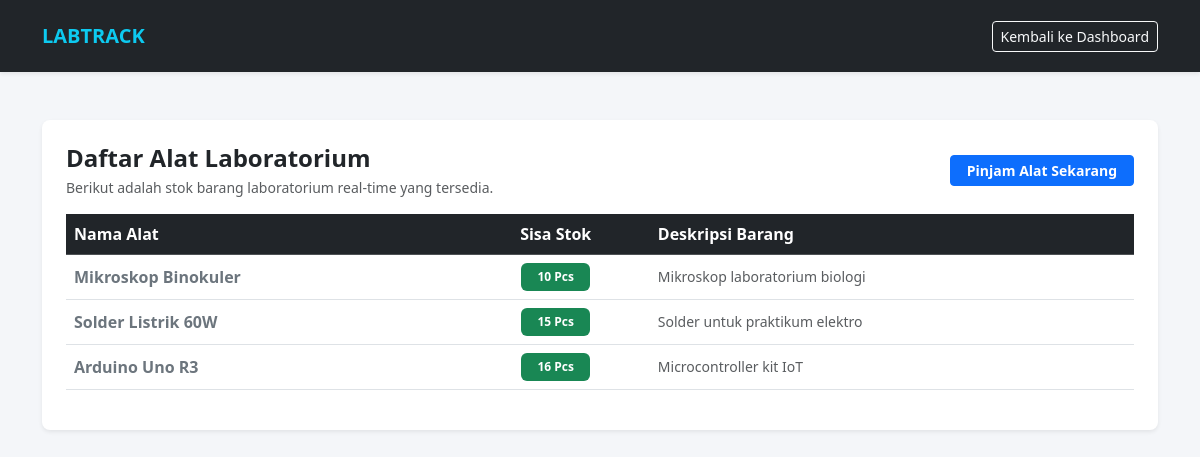
Screenshot of /katalog.php (signed in) with the database file from the repository.
### tables this page shows
CREATE TABLE `inventaris` (
  `id_alat` int NOT NULL AUTO_INCREMENT,
  `nama_alat` varchar(100) NOT NULL,
  `stok` int NOT NULL,
  `deskripsi` text,
  PRIMARY KEY (`id_alat`)
);

### katalog.php (the view, shortened to what this page needs)
<?php
include 'config/db.php';
$katalog = mysqli_query($conn, "SELECT * FROM inventaris");
?>
<!DOCTYPE html>
<html lang="id">
<head>
    <link href="https://cdn.jsdelivr.net/npm/bootstrap@5.3.3/dist/css/bootstrap.min.css" rel="stylesheet">
    <link href="assets/css/style.css" rel="stylesheet">
</head>
<body>
<nav class="navbar navbar-expand-lg navbar-dark bg-dark shadow-sm py-3">
    <div class="container">
        <a class="navbar-brand fw-bold text-info" href="dashboard.php">LABTRACK</a>
        <a href="dashboard.php" class="btn btn-sm btn-outline-light">Kembali ke Dashboard</a>
    </div>
</nav>
<div class="container my-5">
    <div class="card border-0 shadow-sm p-4 bg-white rounded-3">
        <div class="d-flex justify-content-between align-items-center mb-3">
            <div>
                <h4 class="fw-bold text-dark mb-1">Daftar Alat Laboratorium</h4>
                <p class="text-muted small mb-0">Berikut adalah stok barang laboratorium real-time yang tersedia.</p>
            </div>
            <a href="form_pinjam.php" class="btn btn-primary fw-bold btn-sm px-3">Pinjam Alat Sekarang</a>
        </div>
        <div class="table-responsive">
            <table class="table table-hover align-middle">
                <thead class="table-dark">
                    <tr>
                        <th>Nama Alat</th>
                        <th class="text-center">Sisa Stok</th>
                        <th>Deskripsi Barang</th>
                    </tr>
                </thead>
                <tbody>
                    <?php if(mysqli_num_rows($katalog) > 0): ?>
                        <?php while($row = mysqli_fetch_assoc($katalog)): ?>
                        <tr>
                            <td class="fw-bold text-secondary"><?php echo $row['nama_alat']; ?></td>
                            <td class="text-center">
                                <?php if($row['stok'] > 0): ?>
                                    <span class="badge bg-success py-2 px-3"><?php echo $row['stok']; ?> Pcs</span>
                                <?php else: ?>
                                    <span class="badge bg-danger py-2 px-3">Habis</span>
                                <?php endif; ?>
                            </td>
                            <td class="small text-muted"><?php echo $row['deskripsi']; ?></td>
                        </tr>
                        <?php endwhile; ?>
                    <?php else: ?>
                        <tr>
                            <td colspan="3" class="text-center text-muted">Belum ada data inventaris alat.</td>
                        </tr>
                    <?php endif; ?>
                </tbody>
            </table>
        </div>
    </div>
</div>
</body>
</html>

### assets/style.css (style rules this page uses)
body { background-color: #f4f6f9; font-family: 'Segoe UI', Tahoma, Geneva, Verdana, sans-serif; }

### rows the page displays
inventaris: nama_alat "Mikroskop Binokuler", stok "10", deskripsi "Mikroskop laboratorium biologi"
inventaris: nama_alat "Solder Listrik 60W", stok "15", deskripsi "Solder untuk praktikum elektro"
inventaris: nama_alat "Arduino Uno R3", stok "16", deskripsi "Microcontroller kit IoT"
